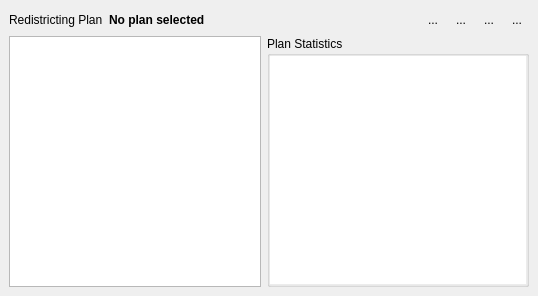
<?xml version="1.0" encoding="UTF-8"?>
<ui version="4.0">
 <class>qdwDistrictData</class>
 <widget class="QDockWidget" name="qdwDistrictData">
  <property name="geometry">
   <rect>
    <x>0</x>
    <y>0</y>
    <width>538</width>
    <height>296</height>
   </rect>
  </property>
  <property name="windowTitle">
   <string>QGIS Redistricting - Plan Analysis</string>
  </property>
  <widget class="QWidget" name="dockWidgetContents">
   <layout class="QGridLayout" name="gridLayout">
    <item row="2" column="1">
     <widget class="QTableView" name="tblDataTable">
      <property name="sizePolicy">
       <sizepolicy hsizetype="Expanding" vsizetype="Expanding">
        <horstretch>1</horstretch>
        <verstretch>0</verstretch>
       </sizepolicy>
      </property>
      <property name="minimumSize">
       <size>
        <width>20</width>
        <height>0</height>
       </size>
      </property>
     </widget>
    </item>
    <item row="2" column="2">
     <widget class="QGroupBox" name="gbxPlanStats">
      <property name="sizePolicy">
       <sizepolicy hsizetype="Minimum" vsizetype="Preferred">
        <horstretch>0</horstretch>
        <verstretch>0</verstretch>
       </sizepolicy>
      </property>
      <property name="minimumSize">
       <size>
        <width>10</width>
        <height>0</height>
       </size>
      </property>
      <property name="title">
       <string>Plan Statistics</string>
      </property>
      <property name="flat">
       <bool>false</bool>
      </property>
      <layout class="QGridLayout" name="gloStatistics">
       <property name="leftMargin">
        <number>0</number>
       </property>
       <property name="topMargin">
        <number>0</number>
       </property>
       <property name="rightMargin">
        <number>0</number>
       </property>
       <property name="bottomMargin">
        <number>0</number>
       </property>
       <item row="5" column="0">
        <widget class="QTableView" name="tblPlanStats">
         <property name="styleSheet">
          <string notr="true">QHeaderView {
     border: none;
     padding-left: 5px
}
QHeaderView::section {
	border: none;
}</string>
         </property>
         <property name="frameShape">
          <enum>QFrame::NoFrame</enum>
         </property>
         <property name="frameShadow">
          <enum>QFrame::Plain</enum>
         </property>
         <property name="showGrid">
          <bool>false</bool>
         </property>
         <property name="gridStyle">
          <enum>Qt::NoPen</enum>
         </property>
         <attribute name="horizontalHeaderVisible">
          <bool>false</bool>
         </attribute>
         <attribute name="verticalHeaderDefaultSectionSize">
          <number>24</number>
         </attribute>
        </widget>
       </item>
      </layout>
     </widget>
    </item>
    <item row="0" column="1" colspan="2">
     <layout class="QHBoxLayout" name="horizontalLayout">
      <item>
       <widget class="QLabel" name="label">
        <property name="text">
         <string>Redistricting Plan</string>
        </property>
       </widget>
      </item>
      <item>
       <widget class="QLabel" name="lblPlanName">
        <property name="font">
         <font>
          <weight>75</weight>
          <bold>true</bold>
         </font>
        </property>
        <property name="text">
         <string>No plan selected</string>
        </property>
       </widget>
      </item>
      <item>
       <spacer name="horizontalSpacer">
        <property name="orientation">
         <enum>Qt::Horizontal</enum>
        </property>
        <property name="sizeHint" stdset="0">
         <size>
          <width>40</width>
          <height>20</height>
         </size>
        </property>
       </spacer>
      </item>
      <item>
       <widget class="QFrame" name="frame">
        <property name="frameShape">
         <enum>QFrame::NoFrame</enum>
        </property>
        <property name="frameShadow">
         <enum>QFrame::Plain</enum>
        </property>
        <layout class="QHBoxLayout" name="horizontalLayout_2">
         <property name="spacing">
          <number>4</number>
         </property>
         <property name="leftMargin">
          <number>0</number>
         </property>
         <property name="topMargin">
          <number>0</number>
         </property>
         <property name="rightMargin">
          <number>0</number>
         </property>
         <property name="bottomMargin">
          <number>0</number>
         </property>
         <item>
          <widget class="QToolButton" name="btnCopy">
           <property name="toolTip">
            <string>Copy entire table to clipboard</string>
           </property>
           <property name="text">
            <string>...</string>
           </property>
           <property name="autoRaise">
            <bool>true</bool>
           </property>
          </widget>
         </item>
         <item>
          <widget class="QToolButton" name="btnRecalculate">
           <property name="toolTip">
            <string>Recalculate</string>
           </property>
           <property name="statusTip">
            <string>Reaggregate all demographics</string>
           </property>
           <property name="text">
            <string>...</string>
           </property>
           <property name="autoRaise">
            <bool>true</bool>
           </property>
          </widget>
         </item>
         <item>
          <widget class="QToolButton" name="btnAddFields">
           <property name="toolTip">
            <string>Add or edit data fields</string>
           </property>
           <property name="text">
            <string>...</string>
           </property>
           <property name="autoRaise">
            <bool>true</bool>
           </property>
          </widget>
         </item>
         <item>
          <widget class="QToolButton" name="btnHelp">
           <property name="text">
            <string>...</string>
           </property>
           <property name="autoRaise">
            <bool>true</bool>
           </property>
          </widget>
         </item>
        </layout>
       </widget>
      </item>
     </layout>
    </item>
   </layout>
  </widget>
 </widget>
 <resources/>
 <connections/>
</ui>
